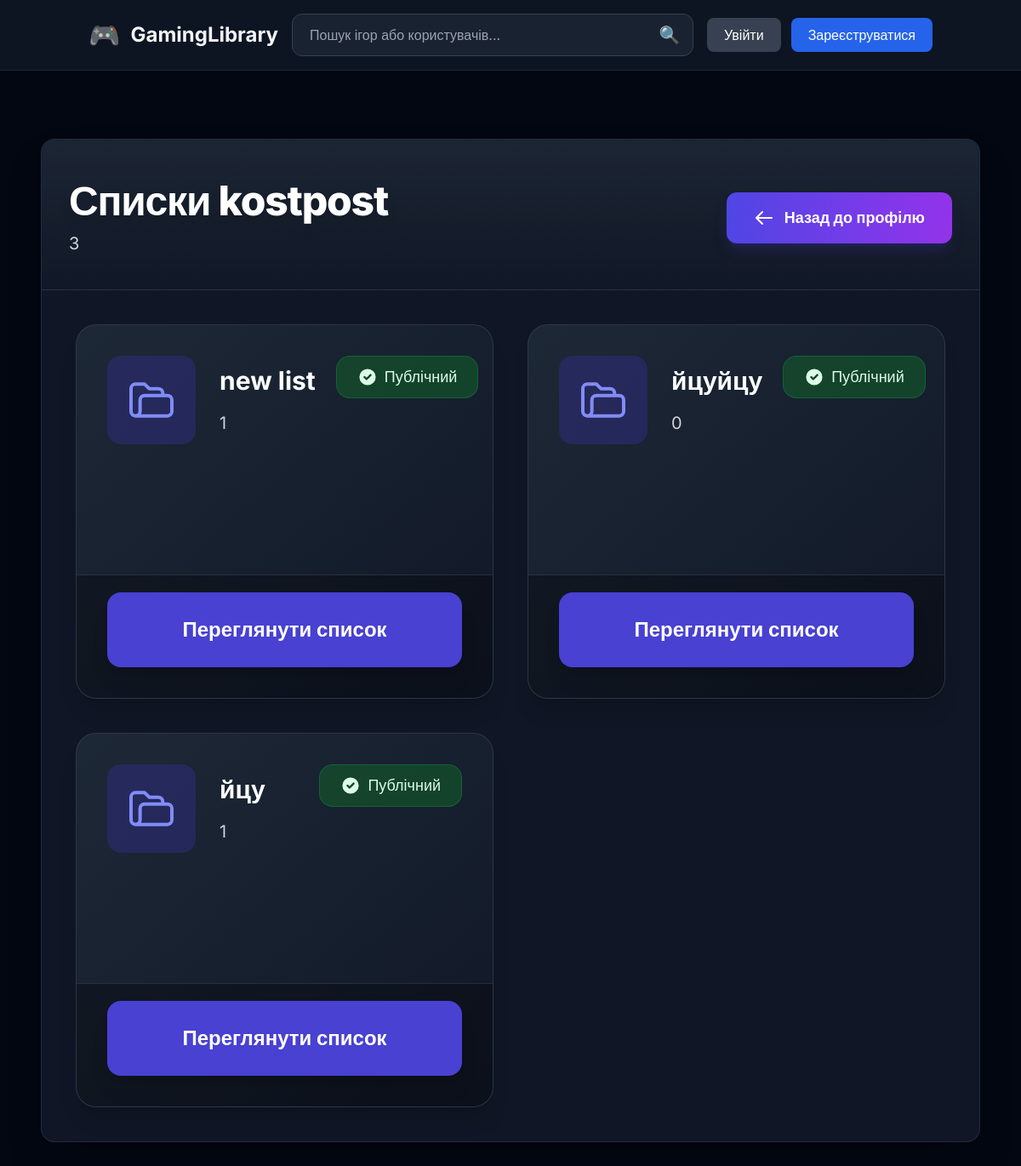
The app's page /profile/kostpost/lists/ with its own data.
### games/aut/models.py (models this page shows, shortened)
class UserList(models.Model):
    user = models.ForeignKey(User, on_delete=models.CASCADE, related_name='lists')
    name = models.CharField(max_length=100, verbose_name="Назва списку")
    created_at = models.DateTimeField(auto_now_add=True)
    updated_at = models.DateTimeField(auto_now=True)
    is_private = models.BooleanField(default=False)  # За замовчуванням публічні
    class Meta:
        unique_together = ('user', 'name')  # Один список з такою назвою на користувача
        verbose_name = "Список ігор"
        verbose_name_plural = "Списки ігор"
        ordering = ['name']

### views/profile.py (the view)
# urls.py: path('profile/<str:username>/lists/', profile.user_lists_all, name='user_lists_all'),
def user_lists_all(request, username):
    profile_user = get_object_or_404(User, username=username)
    is_own_profile = request.user.is_authenticated and request.user == profile_user
    if is_own_profile:
        user_lists = profile_user.lists.all().order_by('-created_at')
    else:
        user_lists = profile_user.lists.filter(is_private=False).order_by('-created_at')
    context = {
        'profile_user': profile_user,
        'user_lists': user_lists,
        'total_lists': user_lists.count(),
        'is_own_profile': is_own_profile,
    }
    return render(request, 'user_lists_all.html', context)

### templates/user_lists_all.html (shortened to what this page needs)
{% extends "base.html" %}
{% load humanize %}
{% block content %}
<div class="min-h-screen pt-12 pb-24 px-4 sm:px-6 lg:px-8">
    <div class="max-w-7xl mx-auto">
        <div class="bg-gray-900/95 backdrop-blur-xl rounded-2xl shadow-2xl border border-gray-700/50 overflow-hidden">
            <div class="bg-gradient-to-b from-gray-800/80 to-gray-900/60 px-8 pt-12 pb-10 border-b border-gray-700/50">
                <div class="flex flex-col sm:flex-row sm:items-center justify-between gap-6">
                    <div>
                        <h1 class="text-4xl sm:text-5xl font-extrabold text-white tracking-tight drop-shadow-lg">
                            Списки {{ profile_user.username }}
                        </h1>
                        <p class="mt-3 text-xl text-gray-300">
                            {{ total_lists }} {{ total_lists|pluralize:"список,списки,списків" }}
                        </p>
                    </div>
                    <a href="{% url 'profile_by_username' profile_user.username %}"
                       class="inline-flex items-center gap-3 px-8 py-4 bg-gradient-to-r from-indigo-600 to-purple-600 hover:from-indigo-700 hover:to-purple-700 text-white font-semibold rounded-xl shadow-lg shadow-indigo-900/40 hover:shadow-indigo-700/60 transition-all duration-300 transform hover:scale-105 active:scale-95 text-lg">
                        <svg class="w-6 h-6" fill="none" stroke="currentColor" viewBox="0 0 24 24">
                            <path stroke-linecap="round" stroke-linejoin="round" stroke-width="2" d="M10 19l-7-7m0 0l7-7m-7 7h18" />
                        </svg>
                        <span>Назад до профілю</span>
                    </a>
                </div>
            </div>
            <div class="p-8 lg:p-10">
                {% if user_lists %}
                <div class="grid grid-cols-1 sm:grid-cols-2 gap-8 lg:gap-10 xl:gap-12">
                    {% for lst in user_lists %}
                    <div class="group relative bg-gradient-to-br from-gray-800/95 to-gray-900/95 rounded-3xl overflow-hidden border border-gray-700/70 hover:border-indigo-500/70 transition-all duration-400 shadow-xl hover:shadow-2xl hover:shadow-indigo-900/50 backdrop-blur-md min-h-[440px] flex flex-col">
                        <div class="p-9 pb-6 flex-grow">
                            <div class="flex items-start justify-between gap-6 mb-7">
                                <div class="flex items-center gap-7 flex-1">
                                    <div class="p-5 bg-indigo-900/50 rounded-2xl group-hover:bg-indigo-800/60 transition-colors duration-300">
                                        <svg class="w-16 h-16 text-indigo-400" fill="none" stroke="currentColor" viewBox="0 0 24 24">
                                            <path stroke-linecap="round" stroke-linejoin="round" stroke-width="1.5"
                                                  d="M5 19a2 2 0 01-2-2V7a2 2 0 012-2h4l2 2h4a2 2 0 012 2v1M5 19h14a2 2 0 002-2v-5a2 2 0 00-2-2H9a2 2 0 00-2 2v5a2 2 0 01-2 2z" />
                                        </svg>
                                    </div>
                                    <div class="flex-1 min-w-0">
                                        <h3 class="text-3xl font-bold text-white group-hover:text-indigo-300 transition-colors duration-300 leading-tight truncate">
                                            {{ lst.name }}
                                        </h3>
                                        <p class="mt-4 text-xl text-gray-300">
                                            {{ lst.games.count }} {{ lst.games.count|pluralize:"гра,гри,ігор" }}
                                        </p>
                                    </div>
                                </div>
                                {% if lst.is_private %}
                                <span class="inline-flex items-center px-6 py-2.5 bg-red-900/70 text-red-100 text-lg font-medium rounded-2xl border border-red-700/50 whitespace-nowrap">
                                    <svg class="w-6 h-6 mr-2" fill="currentColor" viewBox="0 0 20 20">
                                        <path fill-rule="evenodd" d="M5 9V7a5 5 0 0110 0v2a2 2 0 012 2v5a2 2 0 01-2 2H5a2 2 0 01-2-2v-5a2 2 0 012-2zm8-2v2H7V7a3 3 0 016 0z" clip-rule="evenodd" />
                                    </svg>
                                    Приватний
                                </span>
                                {% else %}
                                <span class="inline-flex items-center px-6 py-2.5 bg-green-900/70 text-green-100 text-lg font-medium rounded-2xl border border-green-700/50 whitespace-nowrap">
                                    <svg class="w-6 h-6 mr-2" fill="currentColor" viewBox="0 0 20 20">
                                        <path fill-rule="evenodd" d="M10 18a8 8 0 100-16 8 8 0 000 16zm3.707-9.293a1 1 0 00-1.414-1.414L9 10.586 7.707 9.293a1 1 0 00-1.414 1.414l2 2a1 1 0 001.414 0l4-4z" clip-rule="evenodd" />
                                    </svg>
                                    Публічний
                                </span>
                                {% endif %}
                            </div>
                        </div>
                        {% if is_own_profile %}
                        <div class="px-9 pb-9 pt-5 border-t border-gray-700/60 bg-black/30 mt-auto">
                            <div class="grid grid-cols-1 sm:grid-cols-2 gap-6 mb-7">
                                <a href="{% url 'list_detail' lst.id %}"
                                   class="py-6 bg-gradient-to-r from-indigo-600 to-indigo-500 hover:from-indigo-700 hover:to-indigo-600 text-white font-bold text-center rounded-2xl transition shadow-xl hover:shadow-indigo-500/40 text-xl">
                                    Переглянути список
                                </a>
                                <form method="post" action="{% url 'toggle_list_privacy' lst.id %}" class="inline">
                                    {% csrf_token %}
                                    <button type="submit" class="w-full py-6 bg-purple-600/90 hover:bg-purple-700 text-white font-bold rounded-2xl transition text-xl shadow-xl hover:shadow-purple-500/40">
                                        {% if lst.is_private %}Зробити публічним{% else %}Зробити приватним{% endif %}
                                    </button>
                                </form>
                            </div>
                            <div class="grid grid-cols-1 sm:grid-cols-2 gap-6">
                                <form method="post" action="{% url 'rename_list' lst.id %}">
                                    {% csrf_token %}
                                    <div class="flex flex-col gap-4">
                                        <input type="text" name="new_name" value="{{ lst.name }}" required
                                               class="w-full px-6 py-5 bg-gray-800 border border-gray-700 rounded-2xl text-white placeholder-gray-500 focus:outline-none focus:border-indigo-500 focus:ring-2 focus:ring-indigo-500/50 text-lg">
                                        <button type="submit" class="py-6 bg-yellow-600/90 hover:bg-yellow-700 text-white font-bold rounded-2xl transition shadow-xl hover:shadow-yellow-500/30 text-xl">
                                            Змінити назву
                                        </button>
                                    </div>
                                </form>
                                <form method="post" action="{% url 'delete_list' lst.id %}" class="inline">
                                    {% csrf_token %}
                                    <button type="submit" onclick="return confirm('Видалити список «{{ lst.name }}»? Це не можна скасувати.')"
                                            class="w-full py-6 bg-red-600/90 hover:bg-red-700 text-white font-bold rounded-2xl transition shadow-xl hover:shadow-red-500/40 text-xl">
                                        Видалити список
                                    </button>
                                </form>
                            </div>
                        </div>
                        {% else %}
                        <div class="px-9 pb-9 pt-5 border-t border-gray-700/60 bg-black/30 mt-auto">
                            <a href="{% url 'list_detail' lst.id %}"
                               class="block py-7 bg-indigo-600/90 hover:bg-indigo-700 text-white font-bold text-center rounded-2xl transition text-2xl shadow-xl hover:shadow-indigo-500/40">
                                Переглянути список
                            </a>
                        </div>
                        {% endif %}
                    </div>
                    {% endfor %}
                </div>
                {% endif %}
            </div>
        </div>
    </div>
</div>
{% endblock %}

### templates/base.html (shortened to what this page needs)
<!DOCTYPE html>
<html lang="uk" class="min-h-screen">
<head>
    <script src="https://cdn.tailwindcss.com"></script>
</head>
<body class="min-h-screen flex flex-col bg-gray-950 text-gray-100 overflow-x-hidden">
<header class="bg-gray-900/80 backdrop-blur-md border-b border-gray-800 sticky top-0 z-50">
    <div class="container mx-auto px-4 py-4 flex flex-col sm:flex-row items-center justify-between gap-4">
        <a href="{% url 'home' %}" class="flex items-center gap-3">
            <div class="text-3xl">🎮</div>
            <h1 class="text-2xl font-bold">GamingLibrary</h1>
        </a>
        <div class="flex-1 max-w-2xl">
            <form action="{% url 'search' %}" method="get" class="relative">
                <input type="text" name="q" placeholder="Пошук ігор або користувачів..."
                       value="{{ request.GET.q|default:'' }}"
                       class="w-full px-5 py-3 bg-gray-800/70 border border-gray-700 rounded-xl text-white placeholder-gray-400 focus:outline-none focus:ring-2 focus:ring-blue-500 transition"/>
                <button type="submit"
                        class="absolute right-4 top-1/2 -translate-y-1/2 text-gray-400 hover:text-white text-xl transition">
                    🔍
                </button>
            </form>
        </div>
        <div class="relative">
            {% if user.is_authenticated %}
            <button id="profile-button"
                    class="group flex items-center gap-3 hover:bg-gray-800/50 rounded-xl p-2 transition-all duration-200">
                <div class="w-10 h-10 rounded-full bg-gradient-to-br from-blue-500 to-purple-600 flex items-center justify-center text-white font-bold shadow-md">
                    {{ user.username|slice:":1"|upper }}
                </div>
                <span class="font-medium truncate max-w-36">{{ user.username }}</span>
                <svg id="dropdown-arrow"
                     class="w-5 h-5 text-gray-400 group-hover:text-white transition-transform duration-300"
                     fill="none" stroke="currentColor" viewBox="0 0 24 24">
                    <path stroke-linecap="round" stroke-linejoin="round" stroke-width="2" d="M19 9l-7 7-7-7"/>
                </svg>
            </button>
            <div id="profile-menu"
                 class="absolute right-0 mt-2 w-60 bg-gray-800 rounded-xl shadow-2xl border border-gray-700 hidden transition-all duration-300 z-50">
                <div class="py-2">
                    <a href="{% url 'profile_by_username' user.username %}"
                       class="block px-4 py-3 text-gray-300 hover:bg-gray-700/80 hover:text-white transition flex items-center gap-3">
                        <svg class="w-5 h-5" fill="none" stroke="currentColor" viewBox="0 0 24 24">
                            <path stroke-linecap="round" stroke-linejoin="round" stroke-width="2"
                                  d="M16 7a4 4 0 11-8 0 4 4 0 018 0zM12 14a7 7 0 00-7 7h14a7 7 0 00-7-7z"/>
                        </svg>
                        Мій профіль
                    </a>
                    <form action="{% url 'logout' %}" method="post" class="w-full">
                        {% csrf_token %}
                        <button type="submit"
                                class="block w-full text-left px-4 py-3 text-red-400 hover:bg-gray-700/80 transition flex items-center gap-3">
                            <svg class="w-5 h-5" fill="none" stroke="currentColor" viewBox="0 0 24 24">
                                <path stroke-linecap="round" stroke-linejoin="round" stroke-width="2"
                                      d="M17 16l4-4m0 0l-4-4m4 4H7m6 4v1a3 3 0 01-3 3H6a3 3 0 01-3-3V7a3 3 0 013-3h4a3 3 0 013 3v1"/>
                            </svg>
                            Вийти
                        </button>
                    </form>
                </div>
            </div>
            {% else %}
            <div class="flex gap-3">
                <a href="{% url 'login' %}"
                   class="px-5 py-2 bg-gray-700 hover:bg-gray-600 text-white rounded-lg transition">
                    Увійти
                </a>
                <a href="{% url 'register' %}"
                   class="px-5 py-2 bg-blue-600 hover:bg-blue-700 text-white rounded-lg transition">
                    Зареєструватися
                </a>
            </div>
            {% endif %}
        </div>
    </div>
</header>
<main class="flex-1 container mx-auto px-4 py-8 max-w-7xl">
    {% block content %}{% endblock %}
</main>
</body>
</html>

### templates/base.html (style rules this page uses)
body { font-family: 'Inter', sans-serif; }

### records on screen
UserList: name "new list", games.count "1", is_private False (drawn)
UserList: name "йцуйцу", games.count "0", is_private False (drawn)
UserList: name "йцу", games.count "1", is_private False (drawn)

### other values on screen
{{ profile_user.username }} "kostpost"
{{ total_lists }} "3"
